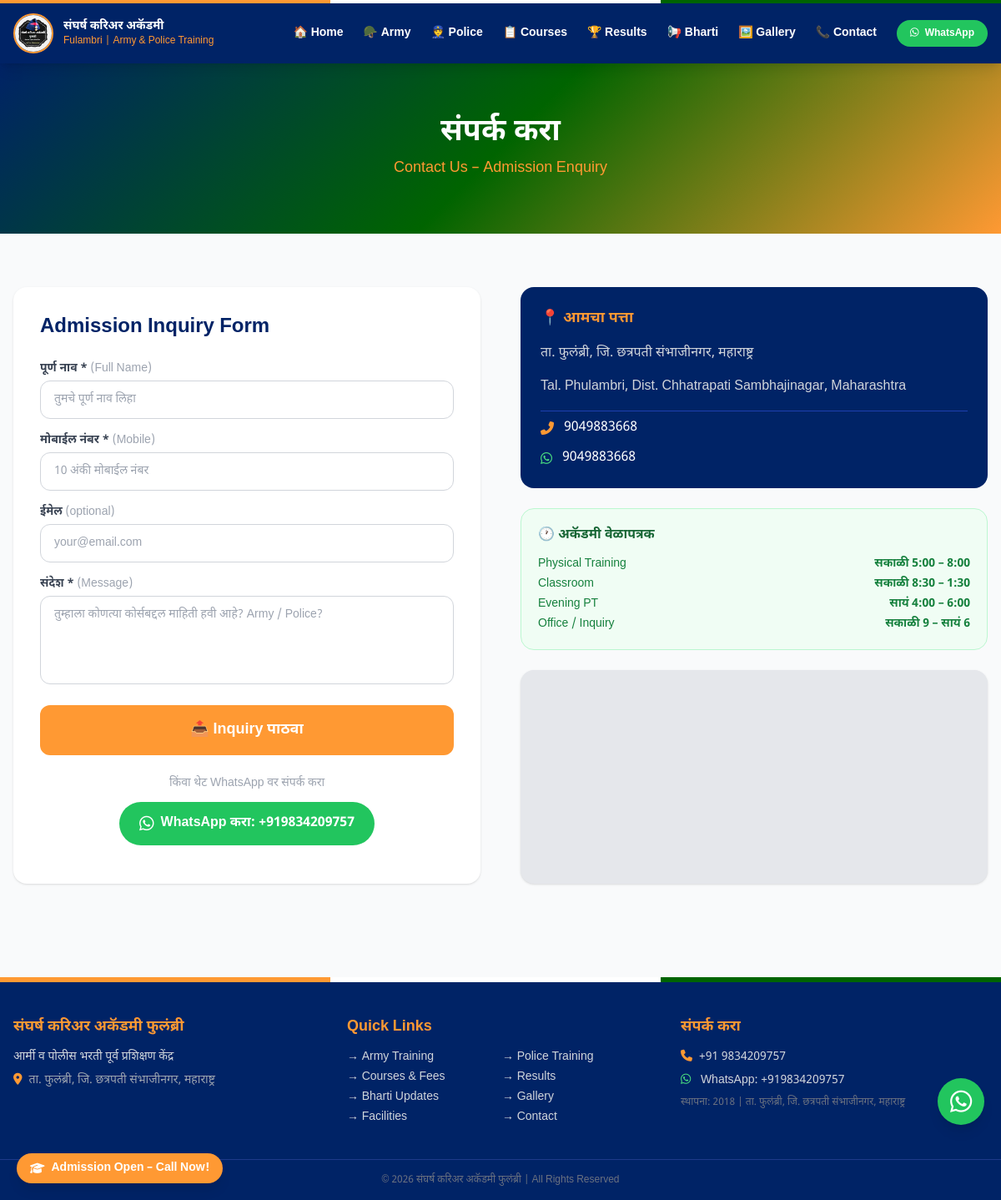
Page /contact/ on the committed database.
### core/models.py (models this page shows, shortened)
class AcademyInfo(models.Model):
    name_mr = models.CharField(_('नाव (मराठी)'), max_length=200, default='संघर्ष करिअर अकॅडमी फुलंब्री')
    name_en = models.CharField(_('Name (English)'), max_length=200, default='Sangharsh Career Academy Fulambri')
    tagline_mr = models.CharField(_('टॅगलाइन (मराठी)'), max_length=300, default='आर्मी व पोलीस भरती पूर्व प्रशिक्षण केंद्र')
    tagline_en = models.CharField(_('Tagline (English)'), max_length=300, default='Army & Police Pre-Recruitment Training Centre')
    address_mr = models.TextField(_('पत्ता (मराठी)'), default='ता. फुलंब्री, जि. छत्रपती संभाजीनगर, महाराष्ट्र')
    address_en = models.TextField(_('Address (English)'), default='Tal. Fulambri, Dist. Chhatrapati Sambhajinagar, Maharashtra')
    phone = models.CharField(_('फोन'), max_length=20, default='+91 XXXXX XXXXX')
    whatsapp = models.CharField(_('WhatsApp'), max_length=20, default='+91XXXXXXXXXX')
    email = models.EmailField(_('ईमेल'), blank=True)
    established_year = models.IntegerField(_('स्थापना वर्ष'), default=2018)
    logo = models.ImageField(_('लोगो'), upload_to='academy/', blank=True)
    hero_image = models.ImageField(_('Hero Image'), upload_to='academy/', blank=True)
    about_image = models.ImageField(_('About Image'), upload_to='academy/', blank=True)
    about_text_mr = models.TextField(_('आमच्याविषयी (मराठी)'), blank=True)
    about_text_en = models.TextField(_('About Us (English)'), blank=True)
    google_map_embed = models.TextField(_('Google Map Embed Code'), blank=True)
    students_selected = models.IntegerField(_('एकूण निवड'), default=500)
    army_selected = models.IntegerField(_('आर्मी निवड'), default=50)
    police_selected = models.IntegerField(_('पोलीस निवड'), default=200)
    meta_keywords = models.CharField(max_length=500, blank=True, default='army bharti, police bharti, Fulambri, संघर्ष अकॅडमी')
    meta_description = models.TextField(blank=True)
    class Meta:
        verbose_name = _('अकॅडमी माहिती')
        verbose_name_plural = _('अकॅडमी माहिती')
    @classmethod
    def get_info(cls):
        obj, _ = cls.objects.get_or_create(pk=1)
        return obj

### core/views.py (the view, shortened to what this page needs)
# urls.py: path('contact/', views.contact, name='contact'),
def contact(request):
    academy = get_academy_info()
    context = {
        'page_title': 'संपर्क | Contact Us',
        'meta_desc': 'Contact Sangharsh Career Academy Fulambri for admissions',
        'academy': academy,
    }
    return render(request, 'core/contact.html', context)

### core/context_processors.py (called while the page is built)
def global_context(request):
    academy = AcademyInfo.get_info()
    return {
        'site_academy': academy,
        'whatsapp_number': academy.whatsapp.replace('+', '').replace(' ', ''),
    }

### core/views.py (called while the page is built)
def get_academy_info():
    return AcademyInfo.get_info()

### core/templates/core/contact.html (shortened to what this page needs)
{% extends 'base.html' %}
{% block content %}
<div class="hero-gradient py-16 text-white text-center">
  <h1 class="text-4xl font-black">संपर्क करा</h1>
  <p class="text-saffron text-lg mt-2">Contact Us – Admission Enquiry</p>
</div>
<section class="py-16 max-w-7xl mx-auto px-4">
  <div class="grid lg:grid-cols-2 gap-12">
    <div class="bg-white rounded-2xl shadow p-8">
      <h2 class="text-2xl font-black text-navyblue mb-6">Admission Inquiry Form</h2>
      <form method="POST" class="space-y-4">
        <div>
          <label class="block text-sm font-bold text-gray-700 mb-1">पूर्ण नाव * <span class="font-normal text-gray-400">(Full Name)</span></label>
          <input type="text" name="name" required
                 class="w-full border border-gray-300 rounded-xl px-4 py-3 focus:outline-none focus:border-saffron text-sm"
                 placeholder="तुमचे पूर्ण नाव लिहा"/>
        </div>
        <div>
          <label class="block text-sm font-bold text-gray-700 mb-1">मोबाईल नंबर * <span class="font-normal text-gray-400">(Mobile)</span></label>
          <input type="tel" name="mobile" required pattern="[0-9]{10}"
                 class="w-full border border-gray-300 rounded-xl px-4 py-3 focus:outline-none focus:border-saffron text-sm"
                 placeholder="10 अंकी मोबाईल नंबर"/>
        </div>
        <div>
          <label class="block text-sm font-bold text-gray-700 mb-1">ईमेल <span class="font-normal text-gray-400">(optional)</span></label>
          <input type="email" name="email"
                 class="w-full border border-gray-300 rounded-xl px-4 py-3 focus:outline-none focus:border-saffron text-sm"
                 placeholder="your@email.com"/>
        </div>
        <div>
          <label class="block text-sm font-bold text-gray-700 mb-1">संदेश * <span class="font-normal text-gray-400">(Message)</span></label>
          <textarea name="message" required rows="4"
                    class="w-full border border-gray-300 rounded-xl px-4 py-3 focus:outline-none focus:border-saffron text-sm resize-none"
                    placeholder="तुम्हाला कोणत्या कोर्सबद्दल माहिती हवी आहे? Army / Police?"></textarea>
        </div>
        <button type="submit"
                class="w-full bg-saffron hover:bg-orange-400 text-white font-black py-4 rounded-xl text-lg transition">
          📤 Inquiry पाठवा
        </button>
      </form>
      <div class="text-center mt-6">
        <p class="text-gray-400 text-sm mb-3">किंवा थेट WhatsApp वर संपर्क करा</p>
        <a href="https://wa.me/{{ whatsapp_number }}?text=Hello%2C%20I%20want%20to%20know%20about%20admission%20in%20Sangharsh%20Academy%20Fulambri"
           target="_blank"
           class="inline-flex items-center gap-2 bg-green-500 hover:bg-green-400 text-white font-bold px-6 py-3 rounded-full transition">
          <i class="fab fa-whatsapp text-xl"></i> WhatsApp करा: {{ academy.whatsapp }}
        </a>
      </div>
    </div>
    <div class="space-y-6">
      <div class="bg-navyblue text-white rounded-2xl p-6 space-y-4">
        <h3 class="font-black text-lg text-saffron">📍 आमचा पत्ता</h3>
        <p class="text-gray-300">{{ academy.address_mr }}</p>
        <p class="text-gray-300">{{ academy.address_en }}</p>
        <div class="space-y-3 pt-2 border-t border-blue-800">
          <a href="tel:9049883668" class="flex items-center gap-3 hover:text-saffron transition">
            <i class="fas fa-phone-alt text-saffron"></i>
            <span>9049883668</span>
          </a>
          <a href="https://wa.me/9049883668" target="_blank" class="flex items-center gap-3 hover:text-green-400 transition">
            <i class="fab fa-whatsapp text-green-400"></i>
            <span>9049883668</span>
          </a>
        </div>
      </div>
      <div class="bg-green-50 border border-green-200 rounded-2xl p-5">
        <h3 class="font-bold text-green-800 mb-3">🕐 अकॅडमी वेळापत्रक</h3>
        <div class="text-sm text-green-700 space-y-1">
          <div class="flex justify-between"><span>Physical Training</span><span class="font-bold">सकाळी 5:00 – 8:00</span></div>
          <div class="flex justify-between"><span>Classroom</span><span class="font-bold">सकाळी 8:30 – 1:30</span></div>
          <div class="flex justify-between"><span>Evening PT</span><span class="font-bold">सायं 4:00 – 6:00</span></div>
          <div class="flex justify-between"><span>Office / Inquiry</span><span class="font-bold">सकाळी 9 – सायं 6</span></div>
        </div>
      </div>
      <div class="rounded-2xl overflow-hidden shadow h-64 bg-gray-200">
        {% if academy.google_map_embed %}
          {{ academy.google_map_embed|safe }}
        {% else %}
          <iframe
            src="https://maps.google.com/maps?q=Fulambri+Chhatrapati+Sambhajinagar+Maharashtra&output=embed"
            width="100%" height="100%" frameborder="0" allowfullscreen loading="lazy">
          </iframe>
        {% endif %}
      </div>
    </div>
  </div>
</section>
{% endblock %}

### templates/base.html (shortened to what this page needs)
<!DOCTYPE html>
<html lang="mr" class="scroll-smooth">
<head>
  <script src="https://cdn.tailwindcss.com"></script>
  <link rel="stylesheet" href="https://cdnjs.cloudflare.com/ajax/libs/font-awesome/6.5.0/css/all.min.css"/>
</head>
<body class="bg-gray-50 text-gray-800 font-marathi">
<nav class="bg-navyblue shadow-lg sticky top-0 z-50">
  <div class="max-w-7xl mx-auto px-4 py-3 flex items-center justify-between">
    <a href="{% url 'home' %}" class="flex items-center gap-3">
      {% if site_academy.logo %}
        <img src="{{ site_academy.logo.url }}" alt="logo" class="h-12 w-12 rounded-full border-2 border-saffron"/>
      {% else %}
        <div class="h-12 w-12 rounded-full bg-saffron flex items-center justify-center text-white font-bold text-xl">स</div>
      {% endif %}
      <div>
        <div class="text-white font-bold text-sm leading-tight">संघर्ष करिअर अकॅडमी</div>
        <div class="text-saffron text-xs">Fulambri | Army & Police Training</div>
      </div>
    </a>
    <div class="hidden lg:flex items-center gap-6 text-sm font-semibold">
      <a href="{% url 'home' %}" class="nav-link text-white hover:text-saffron">🏠 Home</a>
      <a href="{% url 'army_training' %}" class="nav-link text-white hover:text-saffron">🪖 Army</a>
      <a href="{% url 'police_training' %}" class="nav-link text-white hover:text-saffron">👮 Police</a>
      <a href="{% url 'courses_fees' %}" class="nav-link text-white hover:text-saffron">📋 Courses</a>
      <a href="{% url 'past_results' %}" class="nav-link text-white hover:text-saffron">🏆 Results</a>
      <a href="{% url 'bharti_list' %}" class="nav-link text-white hover:text-saffron">📢 Bharti</a>
      <a href="{% url 'gallery' %}" class="nav-link text-white hover:text-saffron">🖼️ Gallery</a>
      <a href="{% url 'contact' %}" class="nav-link text-white hover:text-saffron">📞 Contact</a>
      <a href="https://wa.me/{{ whatsapp_number }}?text=Admission%20inquiry%20-%20Sangharsh%20Academy%20Fulambri" target="_blank"
         class="bg-green-500 hover:bg-green-400 text-white px-4 py-2 rounded-full text-xs font-bold transition">
        <i class="fab fa-whatsapp mr-1"></i> WhatsApp
      </a>
    </div>
  </div>
</nav>
{% block content %}{% endblock %}
<footer class="bg-navyblue text-white mt-12">
  <div class="tricolor-bar h-1.5"></div>
  <div class="max-w-7xl mx-auto px-4 py-10 grid grid-cols-1 md:grid-cols-3 gap-8">
    <div>
      <h3 class="text-saffron font-bold text-lg mb-3">संघर्ष करिअर अकॅडमी फुलंब्री</h3>
      <p class="text-gray-300 text-sm mb-2">{{ site_academy.tagline_mr }}</p>
      <p class="text-gray-400 text-sm">
        <i class="fas fa-map-marker-alt text-saffron mr-2"></i>{{ site_academy.address_mr }}
      </p>
    </div>
    <div>
      <h3 class="text-saffron font-bold text-lg mb-3">Quick Links</h3>
      <div class="grid grid-cols-2 gap-1 text-sm">
        <a href="{% url 'army_training' %}" class="text-gray-300 hover:text-saffron">→ Army Training</a>
        <a href="{% url 'police_training' %}" class="text-gray-300 hover:text-saffron">→ Police Training</a>
        <a href="{% url 'courses_fees' %}" class="text-gray-300 hover:text-saffron">→ Courses & Fees</a>
        <a href="{% url 'past_results' %}" class="text-gray-300 hover:text-saffron">→ Results</a>
        <a href="{% url 'bharti_list' %}" class="text-gray-300 hover:text-saffron">→ Bharti Updates</a>
        <a href="{% url 'gallery' %}" class="text-gray-300 hover:text-saffron">→ Gallery</a>
        <a href="{% url 'facilities' %}" class="text-gray-300 hover:text-saffron">→ Facilities</a>
        <a href="{% url 'contact' %}" class="text-gray-300 hover:text-saffron">→ Contact</a>
      </div>
    </div>
    <div>
      <h3 class="text-saffron font-bold text-lg mb-3">संपर्क करा</h3>
      <div class="space-y-2 text-sm text-gray-300">
        <p><i class="fas fa-phone text-saffron mr-2"></i><a href="tel:{{ site_academy.phone }}" class="hover:text-white">{{ site_academy.phone }}</a></p>
        <p><i class="fab fa-whatsapp text-green-400 mr-2"></i>
          <a href="https://wa.me/{{ whatsapp_number }}" target="_blank" class="hover:text-white">WhatsApp: {{ site_academy.whatsapp }}</a>
        </p>
        <p class="mt-3 text-xs text-gray-500">स्थापना: {{ site_academy.established_year }} | ता. फुलंब्री, जि. छत्रपती संभाजीनगर, महाराष्ट्र</p>
      </div>
    </div>
  </div>
  <div class="border-t border-blue-900 text-center py-4 text-xs text-gray-500">
    © 2026 संघर्ष करिअर अकॅडमी फुलंब्री | All Rights Reserved
  </div>
</footer>
<a href="https://wa.me/{{ whatsapp_number }}?text=Admission%20Inquiry%20-%20Sangharsh%20Academy"
   target="_blank" class="whatsapp-float group">
  <div class="bg-green-500 hover:bg-green-400 text-white w-14 h-14 rounded-full flex items-center justify-center shadow-lg transition-transform hover:scale-110">
    <i class="fab fa-whatsapp text-3xl"></i>
  </div>
</a>
<a href="{% url 'contact' %}"
   class="admission-sticky bg-saffron hover:bg-saffron-dark text-white px-4 py-2 rounded-full shadow-lg font-bold text-sm transition-transform hover:scale-105 flex items-center gap-2">
  <i class="fas fa-graduation-cap"></i> Admission Open – Call Now!
</a>
</body>
</html>

### templates/base.html (style rules this page uses)
body { font-family: 'Noto Sans Devanagari', 'Rajdhani', sans-serif; }
.hero-gradient { background: linear-gradient(135deg, #002366 0%, #006400 50%, #FF9933 100%); }
.tricolor-bar { background: linear-gradient(90deg, #FF9933 33%, #ffffff 33%, #ffffff 66%, #006400 66%); }
.nav-link { position: relative; }
.nav-link::after { content: ''; position: absolute; bottom: -2px; left: 0; width: 0; height: 2px; background: #FF9933; transition: width .3s; }
.whatsapp-float { position: fixed; bottom: 90px; right: 20px; z-index: 9999; }
.admission-sticky { position: fixed; bottom: 20px; left: 20px; z-index: 9998; }

### rows in the picture
AcademyInfo: logo (picture), whatsapp "+919834209757", address_mr "ता. फुलंब्री, जि. छत्रपती संभाजीनगर, महाराष्ट्र", address_en "Tal. Phulambri, Dist. Chhatrapati Sambhajinagar, Maharashtra", tagline_mr "आर्मी व पोलीस भरती पूर्व प्रशिक्षण केंद्र", phone "+91 9834209757", established_year "2018"
